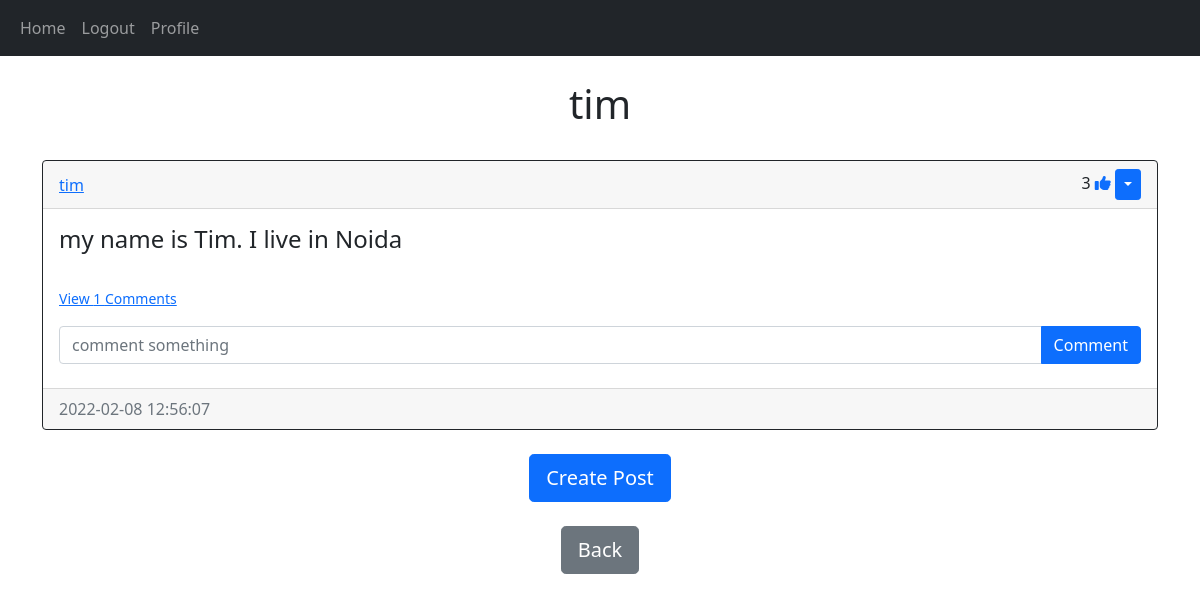
/profile/self (signed in), run on the app's committed database.
### models.py (models this page shows)
class User(db.Model, UserMixin):
    id = db.Column(db.Integer, primary_key=True)
    email = db.Column(db.String(150), unique=True, nullable=False)
    username = db.Column(db.String(150), unique=True, nullable=False)
    password = db.Column(db.String(150))
    date_created = db.Column(db.DateTime(timezone=True), default = func.now())
    posts = db.relationship("Post", backref="user", passive_deletes=True)
    comments = db.relationship("Comment", backref="user", passive_deletes=True)
    likes = db.relationship("Like", backref="user", passive_deletes=True)

class Post(db.Model):
    id = db.Column(db.Integer, primary_key=True)
    text = db.Column(db.Text, nullable=False)
    date_created = db.Column(db.DateTime(timezone=True), default = func.now())
    author = db.Column(db.Integer, db.ForeignKey('user.id', ondelete="CASCADE"), nullable=False)
    comments = db.relationship("Comment", backref="post", passive_deletes=True)
    likes = db.relationship("Like", backref="post", passive_deletes=True)

### views.py (the view, shortened to what this page needs)
@views.route("/profile/<username>")
@login_required
def posts(username):
    if (username == "self"):
        posts = current_user.posts
        posts = Post.query.filter_by(author=current_user.id).all()
        return render_template("profile.html", user=current_user, posts=posts, username=current_user.username)

### __init__.py (called while the page is built)
def create_app():
    app = Flask(__name__)
    app.config["SECRET_KEY"] = "abcdefghijkl"
    app.config["SQLALCHEMY_DATABASE_URI"] = f"sqlite:///{DB_NAME}"
    db.init_app(app)
    from .views import views
    from .auth import auth
    app.register_blueprint(views, url_prefix="/")
    app.register_blueprint(auth, url_prefix="/")
    from .models import User, Post, Comment, Like
    create_database(app)
    login_man = LoginManager()
    login_man.login_view = "auth.login"
    login_man.init_app(app)
    @login_man.user_loader
    def load_user(id):
        return User.query.get(int(id))
    return app

### templates/profile.html (shortened to what this page needs)
{% extends "posts_div.html" %}
{% block header %}
    {{username}}
{% endblock %}
{% block footer %}
    {% if user.username == username %}
    <div align="center">
        <a href="/create-post"><button type="button" class="btn btn-primary btn-lg">Create Post</button></a>
    </div>
    <br>
    {% endif %}
    <div align="center">
        <a href="/home"><button type="button" class="btn btn-secondary btn-lg">Back</button></a>
    </div>
{% endblock %}

### templates/posts_div.html (shortened to what this page needs)
{% extends "base.html" %}
{% block intro %}
{% block content %}
    <br>
    <h1 align="center">{% block header%} HOME {% endblock %}</h1>
    <br>
    <div id="posts">
        {% for post in posts %}
            <div class="card border-dark">
                <div class="card-header d-flex justify-content-between align-items-center">
                    <a href="/profile/{{post.user.username}}">{{ post.user.username }}</a>
                    <div>
                        {{post.likes|length}}
                        {% if user.id in post.likes|map(attribute="author")|list %}
                            <a href="/like{{post.id}}"><i class="fas fa-thumbs-up"></i></a>
                        {% else %}
                            <a href="/like{{post.id}}"><i class="far fa-thumbs-up"></i></a>
                        {% endif %}
                        {% if user.id == post.author %}
                            <div class="btn-group">
                                <button type="button" class="btn btn-sm btn-primary dropdown-toggle" data-bs-toggle="dropdown"></button>
                            </div>
                        {% endif %}
                    </div>
                </div>
                <div class="card-body">
                    <div class="class-text">
                        <h4>{{ post.text }}</h4>
                    </div>
                    <br>
                    <p class="card-text">
                        {% if post.comments|length > 0 %}
                        <a data-bs-toggle="collapse" href="#comments-{{post.id}}" role="button">
                            <small>View {{post.comments|length}} Comments</small> </a>
                        {% else %}
                            <small class="text-muted">No comments</small>
                        {% endif %}
                    </p>
                    <form class="input-group mb-2" method="POST" action="/create-comment{{post.id}}">
                        <input type="text" id="text" name="text" class="form-control" placeholder="comment something"/>
                        <button type="submit" class="btn btn-primary">Comment</button>
                    </form>
                </div>
                <div class="card-footer text-muted">
                    {{post.date_created}}
                </div>
            </div>
            <br>
        {% endfor %}
    </div>
{% block footer %}{% endblock %}{% endblock %}{% endblock %}

### templates/base.html (shortened to what this page needs)
<!DOCTYPE html>
<html lang="en">
<head>
    <link href="https://cdn.jsdelivr.net/npm/bootstrap@5.1.3/dist/css/bootstrap.min.css" rel="stylesheet">
</head>
<body>
    <nav class="navbar navbar-expand-lg navbar-dark bg-dark">
      <div class="container-fluid">
        <div class="collapse navbar-collapse" id="navbar">
            <div class="navbar-nav">
              <a class="nav-item nav-link" id="home" href="/home">Home</a>
              {% if user.is_authenticated %}
                 <a class="nav-item nav-link" id ="logout" href="/logout">Logout</a>
                 <a class="nav-item nav-link" id ="profile" href="/profile/self">Profile</a>
              {% else %}
                 <a class="nav-item nav-link" id="login" href="/login">Login</a>
                 <a class="nav-item nav-link" id="sign-up" href="/sign-up">Sign-up</a>
              {% endif %}
            </div>
        </div>
      </div>
    </nav>
    <div class="container">
        {% block content %}
        {% endblock %}
    </div>
</body>
</html>

### data on the page
User: username "tim"
Post: user.username "tim", likes|length "3", text "my name is Tim. I live in Noida", comments|length "1", date_created "2022-02-08 12:56:07"
